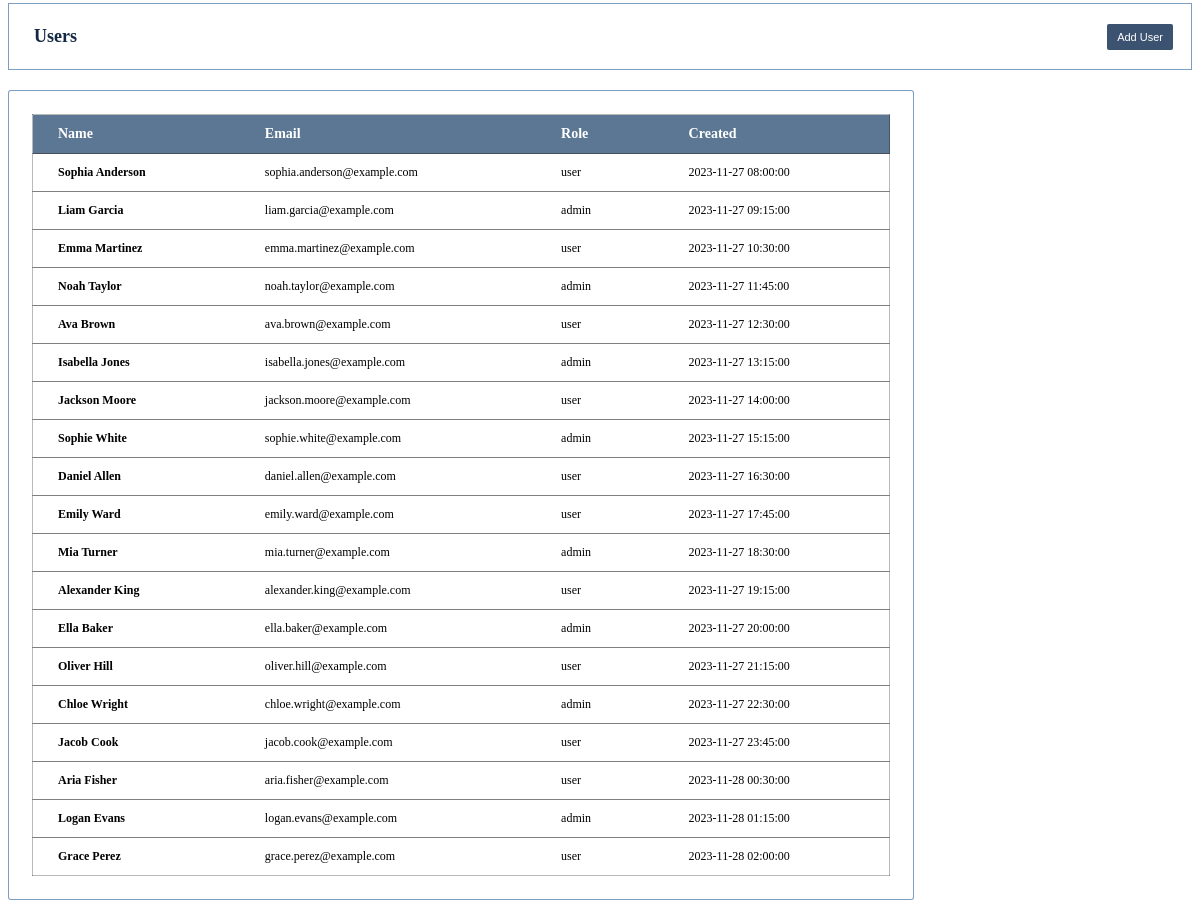
/screens/users.php, run on the app's committed database.
### tables this page shows
CREATE TABLE `users` (
  `id` int(11) NOT NULL auto_increment,
  `firstname` varchar(35) NOT NULL default '',
  `lastname` varchar(35) NOT NULL default '',
  `role` varchar(35) NOT NULL default '',
  `created_at` varchar(35) NOT NULL default '',
  `password` varchar(35) NOT NULL default '',
  `email` varchar(35) NOT NULL default '',
   PRIMARY KEY  (`id`)
);

### screens/users.php (the view, shortened to what this page needs)
<?php
    include("../database/dbsetup.php");
    $sql = "SELECT * FROM users";
    $results = $conn->query($sql);
?>
<!DOCTYPE html>
<html lang="en">
<head>
    <link rel="stylesheet" href="css/users.css">
</head>
<body>
    <div id="userHead">
        <h1>Users</h1>
        <button onclick="loadScreen('newuser')"><i class="fa-solid fa-plus"></i> Add User</button>
    </div>
    <div id='userBody'>
        <table>
            <thead>
            <tr>
                <th>Name</th>
                <th>Email</th>
                <th>Role</th>
                <th>Created</th>
            </tr>
            </thead>
            <tbody>
            <?php foreach ($results as $row): ?>
                <tr>
                    <td><strong><?= $row['firstname'] ?> <?= $row['lastname'] ?></strong></td>
                    <td><?= $row['email'] ?></td>
                    <td><?= $row['role'] ?></td>
                    <td><?= $row['created_at'] ?></td>
                </tr>
            <?php endforeach; ?>
            </tbody>
        </table>
    </div>
</body>
</html>

### css/users.css (style rules this page uses)
#userHead { display: flex; align-items: center; justify-content: space-between; margin-top: -5px; padding: 10px; padding-left: 25px; border: 1.5px solid rgba(37, 90, 154, 0.591); background-color: rgba(255, 255, 255, 0.85); }
#userHead h1 { display: inline; color: rgb(19, 40, 66); font-size: 18px; }
#userHead button { background: rgb(59, 82, 113); border-radius: 2px; font-size: 11px; color: white; border: none; padding: 7px; padding-left: 10px; padding-right: 10px; margin-right: 8px; }
#userBody { align-items: center; justify-content: center; background-color: rgba(255, 255, 255, 0.85); border-radius: 3px; border: 1.5px solid rgba(37, 90, 154, 0.591); margin-top: 20px; width: 71.5vw; padding: 23px; }
#userBody table { border-collapse: collapse; border-radius: 3px; border: 1.3px solid #00000046; font-size: 12px; width: 71.5vw; }
#userBody table td { padding: 11px; padding-right: 38px; padding-left: 25px; border-top: 1.3px solid rgba(63, 63, 63, 0.663); }
#userBody table th { font-weight: bold; font-size: 14px; text-align: left; padding: 11px; padding-left: 25px; color: white; background-color: rgba(66, 99, 131, 0.868); }

### data on the page
users: firstname "Sophia", lastname "Anderson", email "sophia.anderson@example.com", role "user", created_at "2023-11-27 08:00:00"
users: firstname "Liam", lastname "Garcia", email "liam.garcia@example.com", role "admin", created_at "2023-11-27 09:15:00"
users: firstname "Emma", lastname "Martinez", email "emma.martinez@example.com", role "user", created_at "2023-11-27 10:30:00"
users: firstname "Noah", lastname "Taylor", email "noah.taylor@example.com", role "admin", created_at "2023-11-27 11:45:00"
users: firstname "Ava", lastname "Brown", email "ava.brown@example.com", role "user", created_at "2023-11-27 12:30:00"
users: firstname "Isabella", lastname "Jones", email "isabella.jones@example.com", role "admin", created_at "2023-11-27 13:15:00"
users: firstname "Jackson", lastname "Moore", email "jackson.moore@example.com", role "user", created_at "2023-11-27 14:00:00"
users: firstname "Sophie", lastname "White", email "sophie.white@example.com", role "admin", created_at "2023-11-27 15:15:00"
users: firstname "Daniel", lastname "Allen", email "daniel.allen@example.com", role "user", created_at "2023-11-27 16:30:00"
users: firstname "Emily", lastname "Ward", email "emily.ward@example.com", role "user", created_at "2023-11-27 17:45:00"
users: firstname "Mia", lastname "Turner", email "mia.turner@example.com", role "admin", created_at "2023-11-27 18:30:00"
users: firstname "Alexander", lastname "King", email "alexander.king@example.com", role "user", created_at "2023-11-27 19:15:00"
users: firstname "Ella", lastname "Baker", email "ella.baker@example.com", role "admin", created_at "2023-11-27 20:00:00"
users: firstname "Oliver", lastname "Hill", email "oliver.hill@example.com", role "user", created_at "2023-11-27 21:15:00"
users: firstname "Chloe", lastname "Wright", email "chloe.wright@example.com", role "admin", created_at "2023-11-27 22:30:00"
users: firstname "Jacob", lastname "Cook", email "jacob.cook@example.com", role "user", created_at "2023-11-27 23:45:00"
users: firstname "Aria", lastname "Fisher", email "aria.fisher@example.com", role "user", created_at "2023-11-28 00:30:00"
users: firstname "Logan", lastname "Evans", email "logan.evans@example.com", role "admin", created_at "2023-11-28 01:15:00"
users: firstname "Grace", lastname "Perez", email "grace.perez@example.com", role "user", created_at "2023-11-28 02:00:00"
